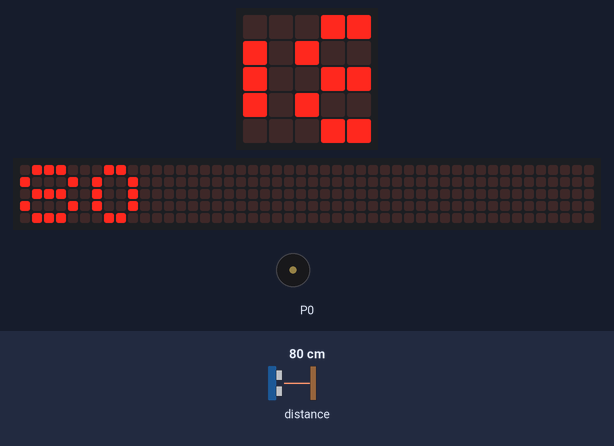
Simulated run of this program. Board: BBC micro:bit (MakeCode). Shown: the board's 5×5 LED display, a strip that is not on the board, showing the scrolling text unrolled, buzzer (waves = sounding). The test bench sets the inputs (shaded band); at power-on: distance to the obstacle 80 cm. The 48×5 strip is a reading aid, not a part: it shows the text the display is scrolling, unrolled, one strip-width of it at a time.

Above: at 1.29 s.
1.3 s: distance to the obstacle set to 2 cm
At 3.19 s:
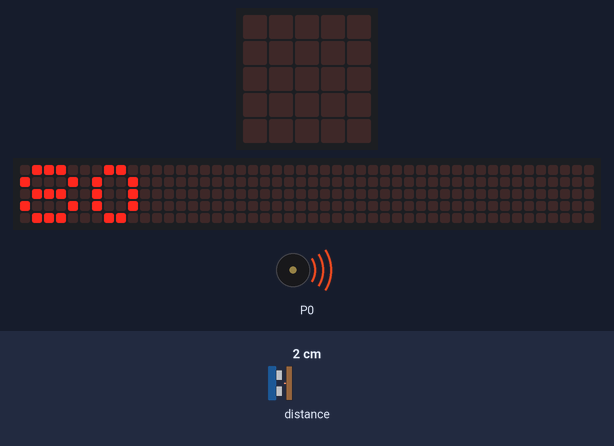
3.3 s: distance to the obstacle set to 4 cm
At 4.06 s:
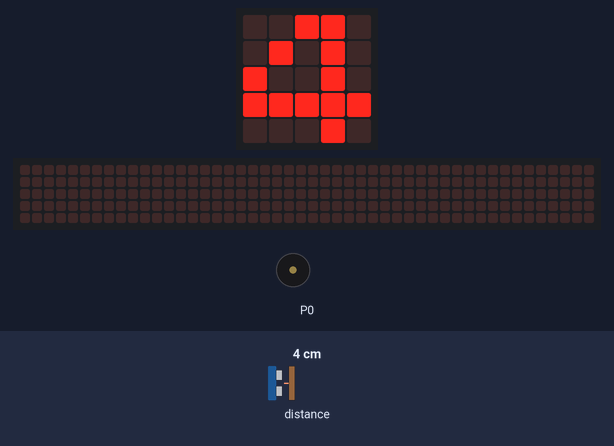
5.7 s: distance to the obstacle set to 9 cm
At 6.1 s:
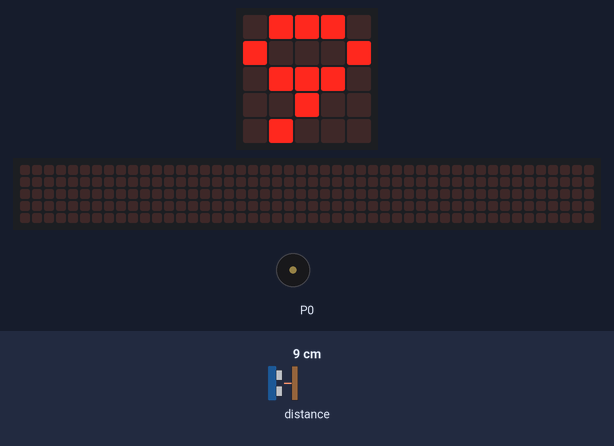
Timing chart, 0 to 13.3 s (numbered marks = the images above; inputs shaded):
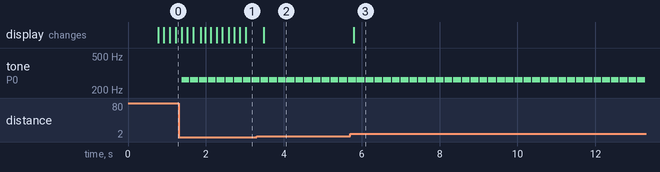

Measured:
- after the input at 1.3 s, tone on P0: alternates 262 Hz for 0.20 s and silent for 0.03 s, starting after 0.08 s
- after the input at 3.3 s, the display: changes after 0.19 s (image 2)
- after the input at 5.7 s, the display: changes after 0.10 s (image 3)

The program:

main.ts
```typescript
let cm = 0
basic.forever(function () {
    basic.showNumber(cm)
})
basic.forever(function () {
    cm = sonar.ping(
    DigitalPin.P1,
    DigitalPin.P2,
    PingUnit.Centimeters
    )
    basic.pause(100)
})
basic.forever(function () {
    if (cm < 10) {
        music.playTone(262, 200)
    } else if (cm >= 10 && cm < 30) {
        music.playTone(262, 400)
    } else if (cm >= 31 && cm < 70) {
        music.playTone(262, 700)
    } else {
        music.stopAllSounds()
        music.stopMelody(MelodyStopOptions.All)
    }
})
```

test.ts
```typescript
// 테스트는 여기로 이동합니다; 이 패키지가 확장으로 사용될 때 컴파일되지 않을 것 입니다.
```
